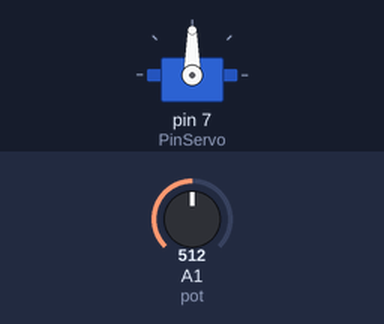
The sketch below on a simulated Arduino Uno, built with avr-gcc and run on an emulated ATmega328P. On the bench: servo. The inputs (shaded band) are chosen by the test bench; at power-on: A1 (pot) = 512.

Above: at 1.2 s.
1.3 s: A1 (pot) set to 716
At 1.9 s:
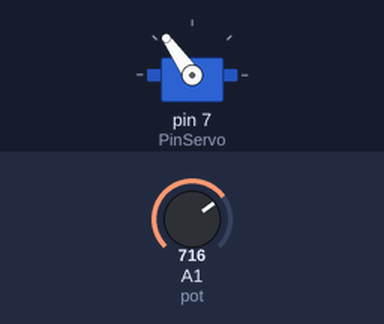
2.8 s: A1 (pot) set to 900
At 3.2 s:
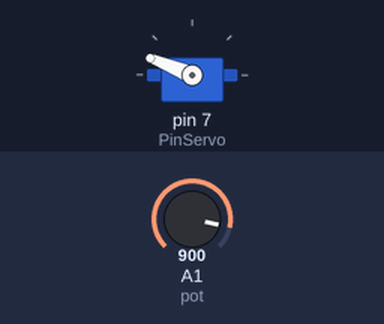
4.3 s: A1 (pot) set to 1023
At 5.3 s:
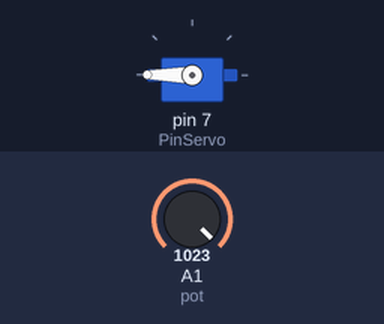
5.8 s: A1 (pot) set to 306
At 6.7 s:
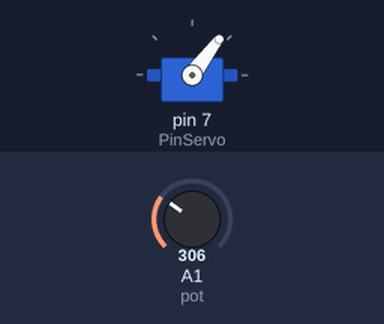
7.3 s: A1 (pot) set to 122
At 8.0 s:
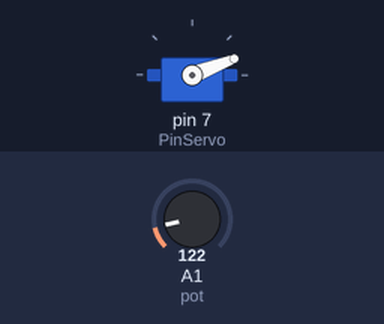
Timing chart, 0 to 9.8 s (numbered marks = the images above; inputs shaded):
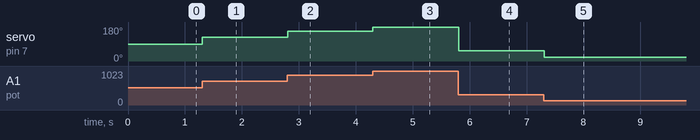

Measured:
- after the input at 1.3 s, servo on pin 7 (PinServo): 90° → 125° at once
- after the input at 2.8 s, servo on pin 7 (PinServo): 125° → 158° at once
- after the input at 4.3 s, servo on pin 7 (PinServo): 158° → 180° at once
- after the input at 5.8 s, servo on pin 7 (PinServo): 180° → 53° at once
- after the input at 7.3 s, servo on pin 7 (PinServo): 53° → 21° at once

The sketch:

1ro.ino
```cpp
#include <Servo.h>
Servo motor;

int PinServo=7;
int angulo=0;
int pot=A1;
int lectura;//almacena los datos del potenciometro
int btn=8;
void setup() {

  motor.attach(PinServo);
  motor.write(angulo);
}

void loop() {
  lectura = analogRead(pot);
  angulo = map(lectura,0,1023,0,180);
  motor.write(angulo);
  delay(10);
}
```
